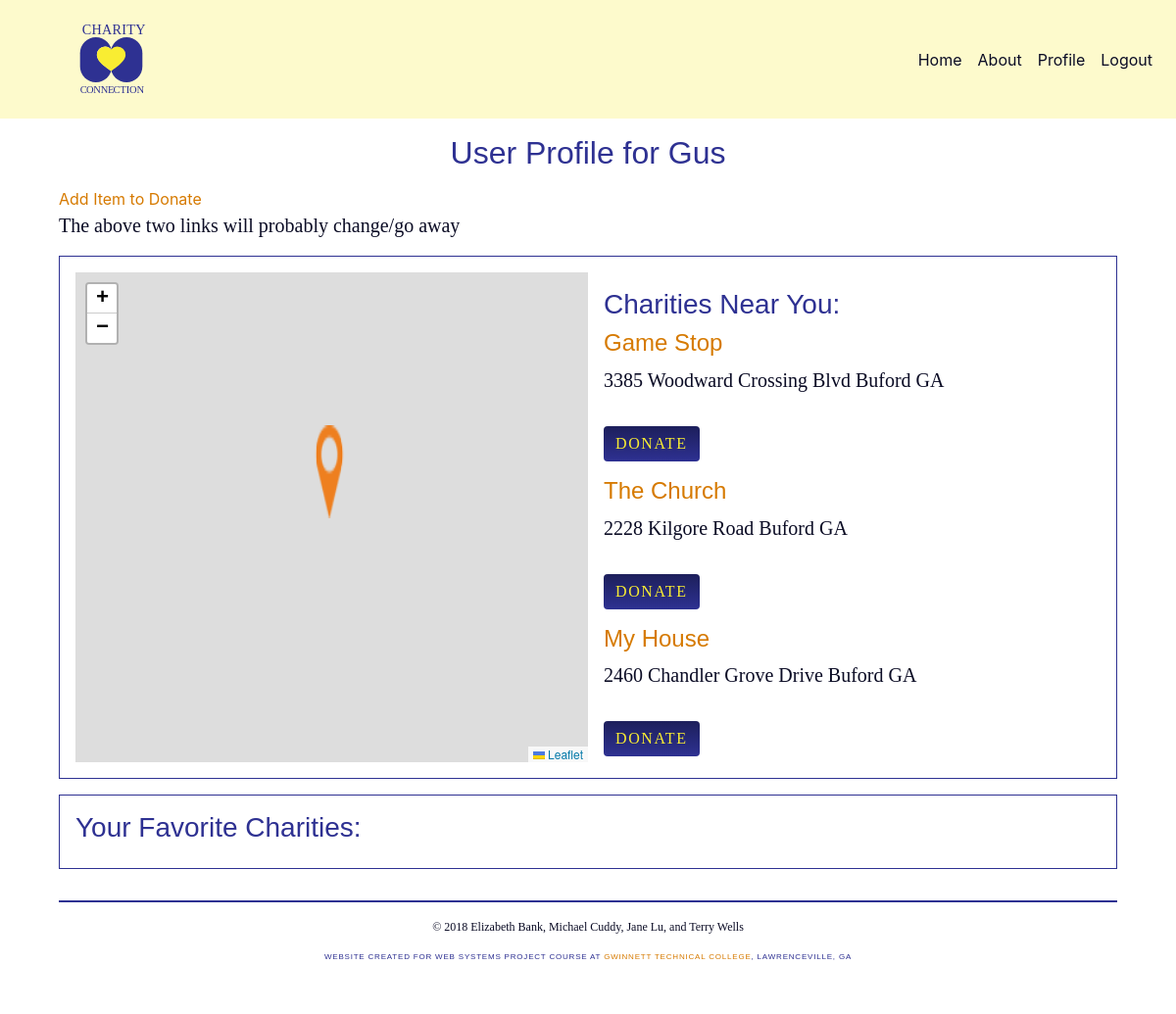
The page /charity/index.php (signed in) on the database as committed earlier.
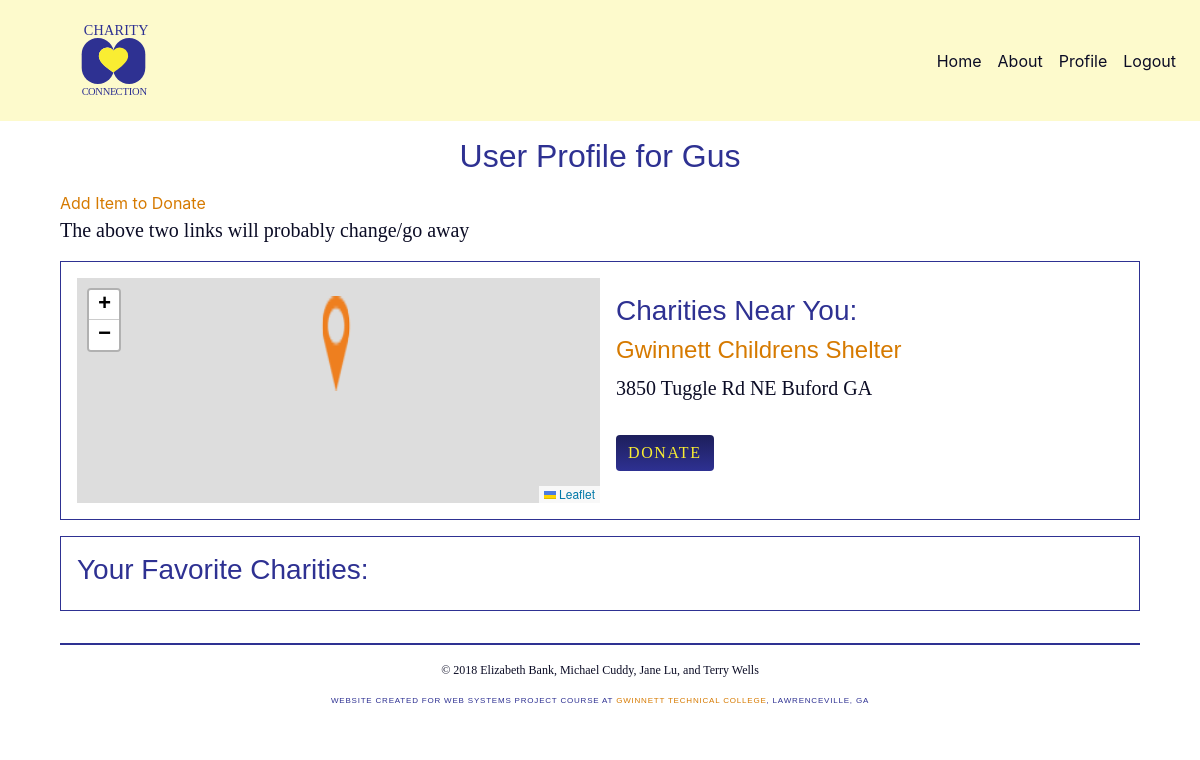
The same page on the database as committed later.
### tables this page shows
CREATE TABLE charities (
  charity_id INT(11) NOT NULL PRIMARY KEY AUTO_INCREMENT,
  name VARCHAR(255) NOT NULL,
  street VARCHAR(255) NOT NULL,
  town VARCHAR(100) NOT NULL,
  state CHAR(2) NOT NULL,
  zip INT(11) NOT NULL,
  password VARCHAR(255) NOT NULL,
  charityType_ID INT(11) NOT NULL
                    REFERENCES charityType (charityType_ID),
  latitude DECIMAL(7,5) NOT NULL,
  longitude DECIMAL(7,5) NOT NULL,
  url VARCHAR(255) NOT NULL
);

### assets/utility/util.php (called while the page is built, shortened)
<?php
$docRoot = "http://localhost/";
$appPath = "capstone/";
$fullPath = $docRoot . $appPath;
?>

### model/users.php (called while the page is built, shortened)
<?php
  function get_user_zip($name) {
    global $db;
    $query = "SELECT zip FROM users
            WHERE username = :username";
    $statement = $db->prepare($query);
    $statement->bindValue(':username', $name);
    $statement->execute();
    $zip = $statement->fetch();
    return $zip;
  }
?>

### model/charities.php (called while the page is built, shortened)
<?php
  function get_charity_by_zip($zip) {
    global $db;
    $query = "SELECT * FROM charities
              WHERE zip = :zip";
    $statement = $db->prepare($query);
    $statement->bindValue(':zip', $zip);
    $statement->execute();
    $charities = $statement->fetchAll();
    return $charities;
  }
?>

### charity/home.php (the view, shortened to what this page needs)
<?php
  $name = $_SESSION["username"];
require('../assets/utility/util.php');
include '../view/header.php';
?>
<main class="page">
<h2 class="pageHeading">User Profile for <?php echo $name; ?></h2>
<a href="?action=add_item_form">Add Item to Donate</a>
<p>The above two links will probably change/go away</p>
<section id="nearbyCharities">
<div id="mapid"></div>
<div id="nearbyList">
  <h3>Charities Near You:</h3>
  <div id="list">
    <?php foreach ($all_charities as $charity): ?>
      <h4><a href="#"><?php echo $charity['name']; ?></a></h4>
      <p><?php echo $charity['street'] . ' ' . $charity['town'] . ' ' . $charity['state']; ?></p>
      <form method="post">
        <button type="submit" class="btn ctaBtn">Donate</button>
      </form>
    <?php endforeach; ?>
  </div>
</div>
</section>
<section id="favCharities">
<h3>Your Favorite Charities:</h3>
</section>
<?php include '../view/footer.php'; ?>

### charity/index.php (shortened to what this page needs)
<?php
  $name = $_SESSION["username"];
  require('../model/database.php');
  require('../model/users.php');
  require('../model/charities.php');
  $action = filter_input(INPUT_POST, 'action');
  if ($action == NULL) {
      $action = filter_input(INPUT_GET, 'action');
      if ($action == NULL) {
          $action = 'home';
      }
  }
  switch ($action) {
    case 'home':
      $zip = get_user_zip($name);
      $zip = $zip['zip'];
      $all_charities = get_charity_by_zip($zip);
      include('home.php');
      break;
  }
?>

### view/header.php (shortened to what this page needs)
<!DOCTYPE html>
<html>
<head>
    <link rel="stylesheet" href="https://stackpath.bootstrapcdn.com/bootstrap/4.1.3/css/bootstrap.min.css">
  <link rel="stylesheet" type="text/css" href="https://maxcdn.bootstrapcdn.com/font-awesome/4.7.0/css/font-awesome.min.css">
  <link rel="stylesheet" href="https://use.typekit.net/peb4ved.css">
  <link rel="stylesheet" type="text/css" href="<?php echo $fullPath; ?>assets/css/style.css" >
  <link rel="stylesheet" href="https://unpkg.com/leaflet@1.3.4/dist/leaflet.css"
/>
</head>
<body>
<nav class="navbar navbar-expand-lg navbar-light bg-yellow" id="mainNavbar">
  <a class="navbar-brand" href="<?php echo $fullPath; ?>index.php"><img src="<?php echo $fullPath; ?>assets/images/logo-blue-text.svg" class="logoNav" alt="Charity Connection Logo"></a>
  <div class="collapse navbar-collapse" id="mainMenu">
  <ul class="navbar-nav mr-auto">
        <li class="nav-item">
          <a class="nav-link nav_bar_link" href="<?php echo $fullPath; ?>">Home</a>
        </li>
        <li class="nav-item">
          <a class="nav-link nav_bar_link" href="<?php echo $fullPath; ?>admin/about.php">About</a>
        </li>
      <?php if (isset($name)): ?>
        <li class="nav-item">
          <a class="nav-link nav_bar_link" href="<?php echo $fullPath; ?>charity/index.php?">Profile</a>
        </li>
        <li class="nav-item">
          <a class="nav-link nav_bar_link" href="<?php echo $fullPath; ?>charity/logout.php">Logout</a>
        </li>
      </ul>
    <?php endif; ?>
  </div>
</nav>

### view/footer.php (shortened to what this page needs)
<footer>
<p>&copy; <?php echo date('Y'); ?> Elizabeth Bank, Michael Cuddy, Jane Lu, and Terry Wells</p>
<h6>Website created for Web Systems Project course at <a href="https://www.gwinnetttech.edu/">Gwinnett Technical College</a>, Lawrenceville, GA</h6>
</footer>
</body>
</html>

### assets/css/style.css (style rules this page uses)
body { color: #0B0C25; }
p { font-family: "Matrix II", serif; font-size: 20px; color: #0B0C25; }
h1, h2, h3, h4, h5, h6 { font-family: "Ministry", sans-serif; color: #2E3192; }
a { color: #D67A00; }
.logoNav { max-height: 75px; width: 50%; }
.navbar-brand { margin: 0.5em; width: 30%; }
#mainMenu .nav-link { color: #0B0C25; }
.bg-yellow { background-color: #FDFACC; }
.homepageMain, .page { width: 90%; margin: 0 auto; display: block; }
.pageHeading { text-align: center; margin: 0.5em; color: #2E3192; }
.ctaBtn { background: linear-gradient(#1D1F5B, #2E3192); color: #F9ED32; font-family: "Ministry"; letter-spacing: 0.1em; text-transform: uppercase; text-align: center; margin: 1em 0; border: 0; }
#mapid { width: 90%; }
#nearbyCharities, #favCharities { display: block; }
footer { clear: both; display: block; text-align: center; border-top: 2px solid #2E3192; padding: 1em; margin: 2em auto; }
footer p { font-size: 0.75em; }
footer h6 { text-transform: uppercase; font-size: 0.5em; letter-spacing: 0.1em; line-height: 1.6; }
@media screen and (min-width: 49em) { #mainNavbar { position: relative; width: 100%; } }
@media screen and (min-width: 49em) { #mainMenu { position: absolute; right: 1em; text-align: right; } }
@media screen and (min-width: 49em) { #nearbyCharities { display: grid; grid-template-columns: 1fr 1fr; grid-template-areas: "map list" "map list"; padding: 1em; width: 100%; margin: 1em auto; border: 1px solid #2E3192; max-height: 600px; } }
@media screen and (min-width: 49em) { #mapid { display: grid; grid-area: map; padding: 1em; width: 100%; max-height: 500px; } }
@media screen and (min-width: 49em) { #nearbyList { display: grid; grid-area: list; padding: 1em; max-height: 500px; overflow: scroll; } }
@media screen and (min-width: 49em) { #favCharities { border: 1px solid #2E3192; width: 100%; margin: 1em auto; padding: 1em; } }

Rows that differ between the two databases and show on the page:
no longer on this page (row edited): charities: name "Game Stop", street "3385 Woodward Crossing Blvd", town "Buford", state "GA"
no longer on this page (row edited): charities: name "The Church", street "2228 Kilgore Road", town "Buford", state "GA"
no longer on this page (row edited): charities: name "My House", street "2460 Chandler Grove Drive", town "Buford", state "GA"
added charities: name "Gwinnett Childrens Shelter", street "3850 Tuggle Rd NE", town "Buford", state "GA"
